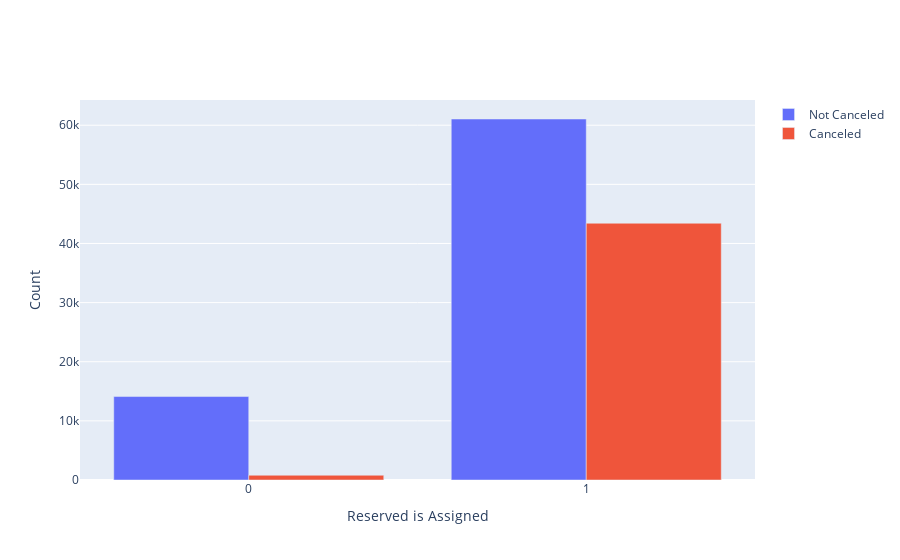

This figure's notebook cell:
### Code cell
room_type_based_group = data.groupby("is_canceled").reserved_is_assigned.value_counts()
df_room_type = pd.DataFrame(
    dict(
        ReservedIsAssigned=[1, 0, 1, 0],
        isCanceled=[0, 0, 1, 1],
        CategorySize=list(room_type_based_group.values),
    )
)

s0=df_room_type.query('isCanceled==0')
s1=df_room_type.query('isCanceled==1')

#layout = go.Layout(title= 'Pclass-Survived', xaxis = dict(title = 'Pclass'), yaxis = dict(title = 'CategorySize'),barmode='group' )
fig = go.Figure()

df_room_type=df_room_type['ReservedIsAssigned']

fig.add_trace(go.Bar(x=s0['ReservedIsAssigned'], y = s0['CategorySize'],
                    name='Not Canceled'
                    )
             )

fig.add_trace(go.Bar(x=s1['ReservedIsAssigned'], y = s1['CategorySize'],
                    name='Canceled'
                    )
             )

fig.update_layout(barmode='group', xaxis_title="Reserved is Assigned", yaxis_title="Count")

fig.show()
# room_type_based_group.is_canceled = room_type_based_group.is_canceled.map({0: "Not Canceled", 1: "Canceled",})

### Figure 1 — Plotly figure (JSON) as saved in the notebook; plotly's stock layout.template omitted (floating-point values rounded to 4 significant figures)
{"data": [{"name": "Not Canceled", "type": "bar", "x": [1, 0], "y": [61051, 14115]}, {"name": "Canceled", "type": "bar", "x": [1, 0], "y": [43422, 802]}], "layout": {"barmode": "group", "xaxis": {"title": {"text": "Reserved is Assigned"}}, "yaxis": {"title": {"text": "Count"}}}}
